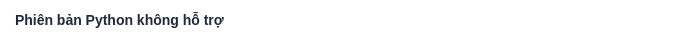
<?xml version="1.0" encoding="UTF-8"?>
<ui version="4.0">
 <class>PythonVersionHeader</class>
 <widget class="QWidget" name="PythonVersionHeader">
  <property name="geometry">
   <rect>
    <x>0</x>
    <y>0</y>
    <width>700</width>
    <height>40</height>
   </rect>
  </property>
  <property name="minimumSize">
   <size>
    <width>0</width>
    <height>40</height>
   </size>
  </property>
  <property name="maximumSize">
   <size>
    <width>16777215</width>
    <height>40</height>
   </size>
  </property>
  <property name="styleSheet">
   <string notr="true">background-color: #FFFFFF;</string>
  </property>
  <layout class="QHBoxLayout" name="horizontalLayout">
   <property name="leftMargin">
    <number>15</number>
   </property>
   <property name="rightMargin">
    <number>15</number>
   </property>
   <item>
    <widget class="QLabel" name="titleLabel">
     <property name="styleSheet">
      <string notr="true">font-size: 14px; font-weight: bold; color: #1E293B;</string>
     </property>
     <property name="text">
      <string>Phiên bản Python không hỗ trợ</string>
     </property>
    </widget>
   </item>
   <item>
    <spacer name="horizontalSpacer">
     <property name="orientation">
      <enum>Qt::Horizontal</enum>
     </property>
     <property name="sizeHint" stdset="0">
      <size>
       <width>40</width>
       <height>20</height>
      </size>
     </property>
    </spacer>
   </item>
  </layout>
 </widget>
 <resources/>
 <connections/>
</ui>
